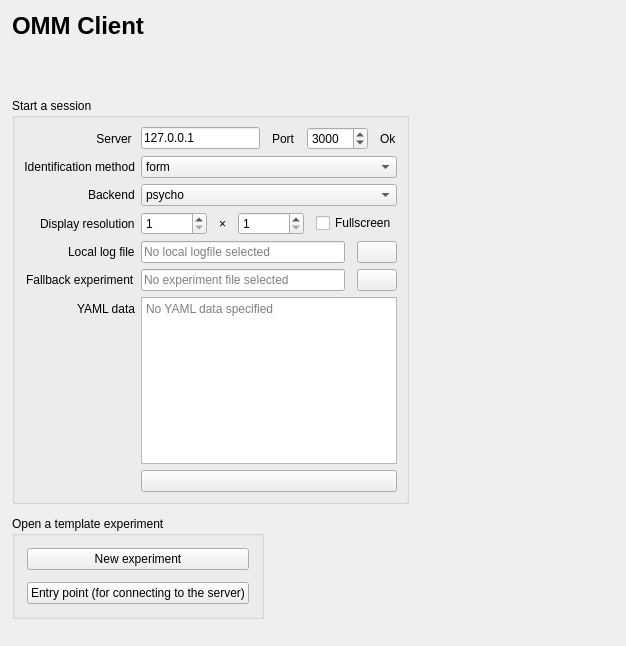
<?xml version="1.0" encoding="UTF-8"?>
<ui version="4.0">
 <class>Form</class>
 <widget class="QWidget" name="Form">
  <property name="geometry">
   <rect>
    <x>0</x>
    <y>0</y>
    <width>626</width>
    <height>646</height>
   </rect>
  </property>
  <property name="windowTitle">
   <string>Form</string>
  </property>
  <layout class="QVBoxLayout" name="verticalLayout_2">
   <property name="spacing">
    <number>12</number>
   </property>
   <property name="leftMargin">
    <number>12</number>
   </property>
   <property name="topMargin">
    <number>12</number>
   </property>
   <property name="rightMargin">
    <number>12</number>
   </property>
   <property name="bottomMargin">
    <number>12</number>
   </property>
   <item>
    <widget class="QLabel" name="header">
     <property name="text">
      <string>&lt;h1&gt;OMM Client&lt;h1&gt;</string>
     </property>
    </widget>
   </item>
   <item>
    <widget class="QGroupBox" name="groupBox">
     <property name="sizePolicy">
      <sizepolicy hsizetype="Fixed" vsizetype="Preferred">
       <horstretch>0</horstretch>
       <verstretch>0</verstretch>
      </sizepolicy>
     </property>
     <property name="title">
      <string>Start a session</string>
     </property>
     <layout class="QFormLayout" name="formLayout">
      <property name="labelAlignment">
       <set>Qt::AlignRight|Qt::AlignTrailing|Qt::AlignVCenter</set>
      </property>
      <item row="0" column="0">
       <widget class="QLabel" name="label_subject">
        <property name="text">
         <string>Server </string>
        </property>
        <property name="alignment">
         <set>Qt::AlignRight|Qt::AlignTrailing|Qt::AlignVCenter</set>
        </property>
       </widget>
      </item>
      <item row="0" column="1">
       <widget class="QWidget" name="widget" native="true">
        <layout class="QHBoxLayout" name="horizontalLayout">
         <property name="spacing">
          <number>12</number>
         </property>
         <property name="leftMargin">
          <number>0</number>
         </property>
         <property name="topMargin">
          <number>0</number>
         </property>
         <property name="rightMargin">
          <number>0</number>
         </property>
         <property name="bottomMargin">
          <number>0</number>
         </property>
         <item>
          <widget class="QLineEdit" name="cfg_omm_server">
           <property name="text">
            <string>127.0.0.1</string>
           </property>
          </widget>
         </item>
         <item>
          <widget class="QLabel" name="label_2">
           <property name="text">
            <string>Port</string>
           </property>
          </widget>
         </item>
         <item>
          <widget class="QSpinBox" name="cfg_omm_port">
           <property name="minimum">
            <number>1</number>
           </property>
           <property name="maximum">
            <number>10000</number>
           </property>
           <property name="value">
            <number>3000</number>
           </property>
          </widget>
         </item>
         <item>
          <widget class="QLabel" name="label_server_status">
           <property name="text">
            <string>Ok</string>
           </property>
          </widget>
         </item>
        </layout>
       </widget>
      </item>
      <item row="1" column="0">
       <widget class="QLabel" name="label">
        <property name="text">
         <string>Identification method</string>
        </property>
        <property name="alignment">
         <set>Qt::AlignRight|Qt::AlignTrailing|Qt::AlignVCenter</set>
        </property>
       </widget>
      </item>
      <item row="1" column="1">
       <widget class="QComboBox" name="cfg_omm_detector">
        <item>
         <property name="text">
          <string>form</string>
         </property>
         <property name="icon">
          <iconset theme="input-keyboard">
           <normaloff>.</normaloff>.</iconset>
         </property>
        </item>
        <item>
         <property name="text">
          <string>keypress</string>
         </property>
         <property name="icon">
          <iconset theme="input-keyboard">
           <normaloff>.</normaloff>.</iconset>
         </property>
        </item>
        <item>
         <property name="text">
          <string>rfid</string>
         </property>
         <property name="icon">
          <iconset theme="network-receive">
           <normaloff>.</normaloff>.</iconset>
         </property>
        </item>
        <item>
         <property name="text">
          <string>RfidRWeTTL</string>
         </property>
         <property name="icon">
          <iconset theme="network-receive">
           <normaloff>.</normaloff>.</iconset>
         </property>
        </item>
        <item>
         <property name="text">
          <string>RfidLID650_665</string>
         </property>
         <property name="icon">
          <iconset theme="network-receive">
           <normaloff>.</normaloff>.</iconset>
         </property>
        </item>        
       </widget>
      </item>
      <item row="2" column="0">
       <widget class="QLabel" name="label_3">
        <property name="text">
         <string>Backend</string>
        </property>
       </widget>
      </item>
      <item row="2" column="1">
       <widget class="QComboBox" name="cfg_omm_backend">
        <item>
         <property name="text">
          <string>psycho</string>
         </property>
         <property name="icon">
          <iconset theme="os-psychopy">
           <normaloff>.</normaloff>.</iconset>
         </property>
        </item>
        <item>
         <property name="text">
          <string>psycho_legacy</string>
         </property>
         <property name="icon">
          <iconset theme="os-psychopy">
           <normaloff>.</normaloff>.</iconset>
         </property>
        </item>
        <item>
         <property name="text">
          <string>legacy</string>
         </property>
         <property name="icon">
          <iconset theme="os-pygame">
           <normaloff>.</normaloff>.</iconset>
         </property>
        </item>
        <item>
         <property name="text">
          <string>xpyriment</string>
         </property>
         <property name="icon">
          <iconset theme="os-expyriment">
           <normaloff>.</normaloff>.</iconset>
         </property>
        </item>
       </widget>
      </item>
      <item row="3" column="0">
       <widget class="QLabel" name="label_4">
        <property name="text">
         <string>Display resolution</string>
        </property>
       </widget>
      </item>
      <item row="3" column="1">
       <widget class="QWidget" name="widget_2" native="true">
        <layout class="QHBoxLayout" name="horizontalLayout_2">
         <property name="spacing">
          <number>12</number>
         </property>
         <property name="leftMargin">
          <number>0</number>
         </property>
         <property name="topMargin">
          <number>0</number>
         </property>
         <property name="rightMargin">
          <number>0</number>
         </property>
         <property name="bottomMargin">
          <number>0</number>
         </property>
         <item>
          <widget class="QSpinBox" name="cfg_omm_width">
           <property name="minimum">
            <number>1</number>
           </property>
           <property name="maximum">
            <number>10000</number>
           </property>
          </widget>
         </item>
         <item>
          <widget class="QLabel" name="label_5">
           <property name="sizePolicy">
            <sizepolicy hsizetype="Fixed" vsizetype="Preferred">
             <horstretch>0</horstretch>
             <verstretch>0</verstretch>
            </sizepolicy>
           </property>
           <property name="text">
            <string>×</string>
           </property>
          </widget>
         </item>
         <item>
          <widget class="QSpinBox" name="cfg_omm_height">
           <property name="minimum">
            <number>1</number>
           </property>
           <property name="maximum">
            <number>10000</number>
           </property>
          </widget>
         </item>
         <item>
          <widget class="QCheckBox" name="cfg_omm_fullscreen">
           <property name="text">
            <string>Fullscreen</string>
           </property>
          </widget>
         </item>
        </layout>
       </widget>
      </item>
      <item row="5" column="0">
       <widget class="QLabel" name="label_8">
        <property name="text">
         <string>Fallback experiment</string>
        </property>
       </widget>
      </item>
      <item row="5" column="1">
       <widget class="QWidget" name="widget_3" native="true">
        <layout class="QHBoxLayout" name="horizontalLayout_3">
         <property name="spacing">
          <number>12</number>
         </property>
         <property name="leftMargin">
          <number>0</number>
         </property>
         <property name="topMargin">
          <number>0</number>
         </property>
         <property name="rightMargin">
          <number>0</number>
         </property>
         <property name="bottomMargin">
          <number>0</number>
         </property>
         <item>
          <widget class="QLineEdit" name="cfg_omm_fallback_experiment">
           <property name="placeholderText">
            <string>No experiment file selected</string>
           </property>
          </widget>
         </item>
         <item>
          <widget class="QPushButton" name="button_fallback_experiment_browse">
           <property name="text">
            <string/>
           </property>
           <property name="icon">
            <iconset theme="document-open">
             <normaloff>.</normaloff>.</iconset>
           </property>
          </widget>
         </item>
        </layout>
       </widget>
      </item>
      <item row="6" column="0">
       <widget class="QLabel" name="label_7">
        <property name="text">
         <string>&lt;html&gt;&lt;head/&gt;&lt;body&gt;&lt;p&gt;YAML data&lt;/p&gt;&lt;/body&gt;&lt;/html&gt;</string>
        </property>
       </widget>
      </item>
      <item row="6" column="1">
       <widget class="QPlainTextEdit" name="omm_yaml_data">
        <property name="placeholderText">
         <string>No YAML data specified</string>
        </property>
       </widget>
      </item>
      <item row="7" column="1">
       <widget class="QPushButton" name="button_start">
        <property name="text">
         <string/>
        </property>
        <property name="icon">
         <iconset theme="os-run">
          <normaloff>.</normaloff>.</iconset>
        </property>
       </widget>
      </item>
      <item row="4" column="1">
       <widget class="QWidget" name="widget_4" native="true">
        <layout class="QHBoxLayout" name="horizontalLayout_4">
         <property name="spacing">
          <number>12</number>
         </property>
         <property name="leftMargin">
          <number>0</number>
         </property>
         <property name="topMargin">
          <number>0</number>
         </property>
         <property name="rightMargin">
          <number>0</number>
         </property>
         <property name="bottomMargin">
          <number>0</number>
         </property>
         <item>
          <widget class="QLineEdit" name="cfg_omm_local_logfile">
           <property name="placeholderText">
            <string>No local logfile selected</string>
           </property>
          </widget>
         </item>
         <item>
          <widget class="QPushButton" name="button_local_logfile_browse">
           <property name="text">
            <string/>
           </property>
           <property name="icon">
            <iconset theme="document-open">
             <normaloff>.</normaloff>.</iconset>
           </property>
          </widget>
         </item>
        </layout>
       </widget>
      </item>
      <item row="4" column="0">
       <widget class="QLabel" name="label_9">
        <property name="text">
         <string>Local log file</string>
        </property>
       </widget>
      </item>
     </layout>
    </widget>
   </item>
   <item>
    <widget class="QGroupBox" name="groupBox_2">
     <property name="sizePolicy">
      <sizepolicy hsizetype="Fixed" vsizetype="Preferred">
       <horstretch>0</horstretch>
       <verstretch>0</verstretch>
      </sizepolicy>
     </property>
     <property name="title">
      <string>Open a template experiment</string>
     </property>
     <layout class="QVBoxLayout" name="verticalLayout">
      <property name="spacing">
       <number>12</number>
      </property>
      <property name="leftMargin">
       <number>12</number>
      </property>
      <property name="topMargin">
       <number>12</number>
      </property>
      <property name="rightMargin">
       <number>12</number>
      </property>
      <property name="bottomMargin">
       <number>12</number>
      </property>
      <item>
       <widget class="QPushButton" name="button_template_experiment">
        <property name="text">
         <string>New experiment</string>
        </property>
        <property name="icon">
         <iconset theme="document-open">
          <normaloff>.</normaloff>.</iconset>
        </property>
       </widget>
      </item>
      <item>
       <widget class="QPushButton" name="button_template_entry_point">
        <property name="text">
         <string>Entry point (for connecting to the server)</string>
        </property>
        <property name="icon">
         <iconset theme="document-open">
          <normaloff>.</normaloff>.</iconset>
        </property>
       </widget>
      </item>
     </layout>
    </widget>
   </item>
   <item>
    <spacer name="verticalSpacer">
     <property name="orientation">
      <enum>Qt::Vertical</enum>
     </property>
     <property name="sizeHint" stdset="0">
      <size>
       <width>20</width>
       <height>40</height>
      </size>
     </property>
    </spacer>
   </item>
  </layout>
 </widget>
 <resources/>
 <connections/>
</ui>
